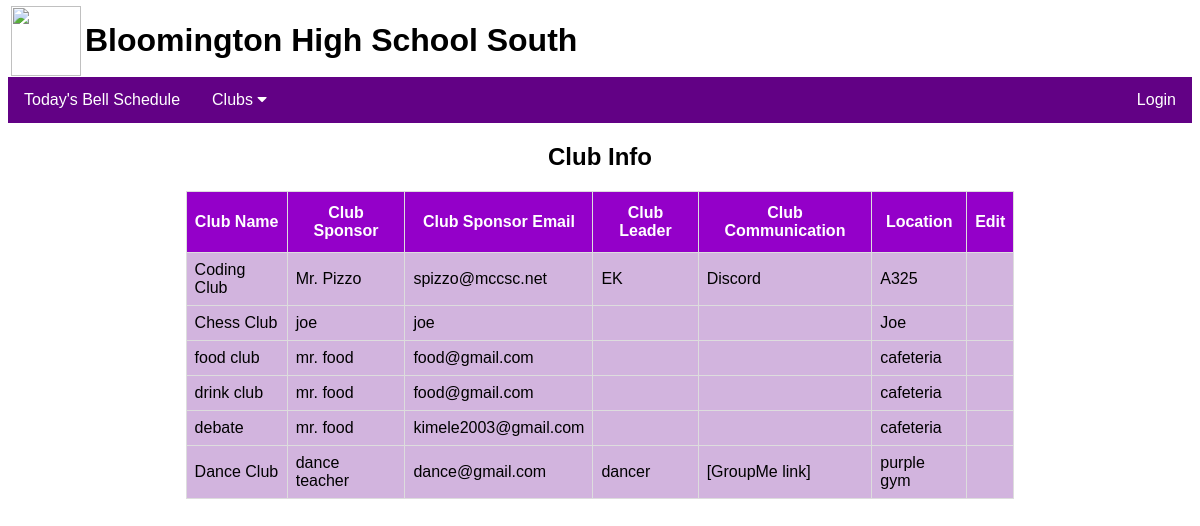
The page /displayclubinfo.php on the database as committed earlier.
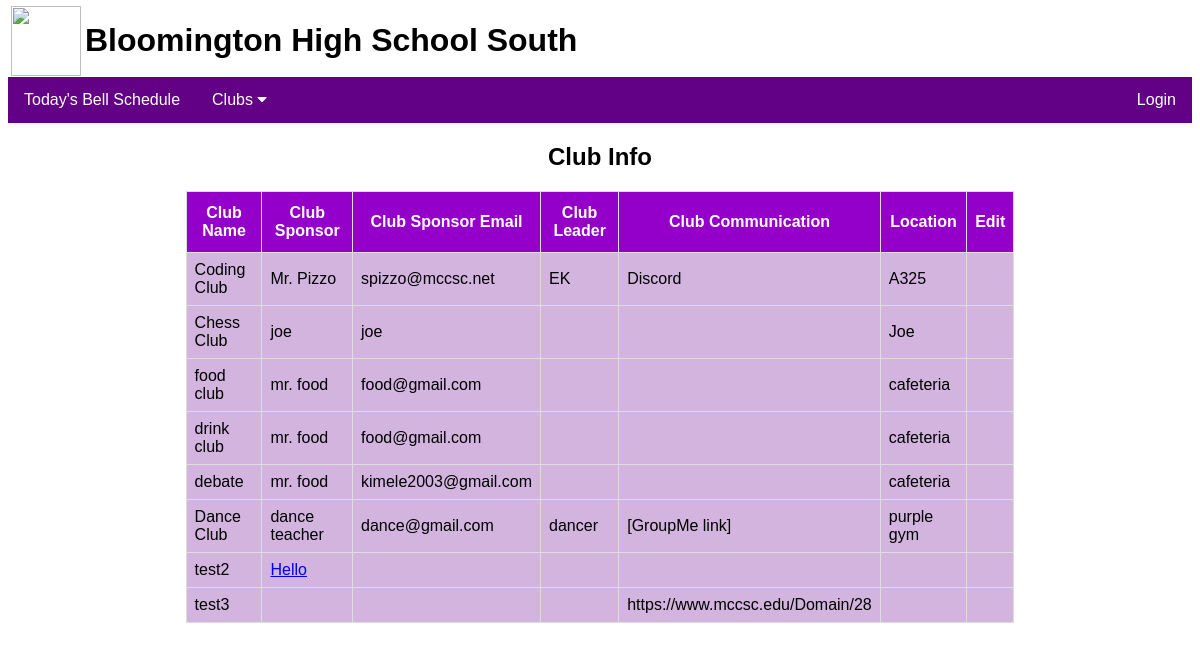
The same page on the database as committed later.
### tables this page shows
CREATE TABLE `introduce_responses` (
  `id` int(6) NOT NULL AUTO_INCREMENT,
  `clubname` varchar(30) NOT NULL,
  `clubsponsorname` varchar(30) NOT NULL,
  `clubsponsoremail` varchar(30) NOT NULL,
  `clubleadername` varchar(100) NOT NULL,
  `clubcommunication` varchar(100) NOT NULL,
  `clubmeetinglocation` varchar(30) NOT NULL,
  `clubmeetingdescription` varchar(100) NOT NULL,
  `clubpassword` varchar(255) NOT NULL,
  `role` varchar(30) NOT NULL,
  PRIMARY KEY (`id`),
  UNIQUE KEY `clubname` (`clubname`)
);

### displayclubinfo.php (the view, shortened to what this page needs)
<?php
include("includes/common.inc");
include("includes/db.inc");
?>
<h2 align=center>Club Info</h2>
<?php
$query = "SELECT * FROM introduce_responses WHERE role='club'";
$result = mysqli_query($dbconnector, $query);
if (mysqli_num_rows($result) > 0) {
  echo "<table id='meetings' border='1' align=center width='70%' bgcolor = '#D2B4DE'><tr>
  <th style=\"font-family: Arial, Helvetica, sans-serif;\">Club Name</th>
  <th style=\"font-family: Arial, Helvetica, sans-serif;\">Club Sponsor</th>
  <th style=\"font-family: Arial, Helvetica, sans-serif;\">Club Sponsor Email</th>
  <th style=\"font-family: Arial, Helvetica, sans-serif;\">Club Leader</th>
  <th style=\"font-family: Arial, Helvetica, sans-serif;\">Club Communication</th>
  <th style=\"font-family: Arial, Helvetica, sans-serif;\">Location</th>
  <th style=\"font-family: Arial, Helvetica, sans-serif;\">Edit</th>
  </tr>";
  while ($row = mysqli_fetch_assoc($result)) {
    echo "<tr>
    <td style=\"font-family: Arial, Helvetica, sans-serif;\">{$row['clubname']}</td>
    <td style=\"font-family: Arial, Helvetica, sans-serif;\">{$row['clubsponsorname']}</td>
    <td style=\"font-family: Arial, Helvetica, sans-serif;\">{$row['clubsponsoremail']}</td>
    <td style=\"font-family: Arial, Helvetica, sans-serif;\">{$row['clubleadername']}</td>
    <td style=\"font-family: Arial, Helvetica, sans-serif;\">{$row['clubcommunication']}</td>
    <td style=\"font-family: Arial, Helvetica, sans-serif;\">{$row['clubmeetinglocation']}</td>";
    if(isset($_SESSION['club-name']) and $row['clubname']==$_SESSION['club-name']){
        echo "<td style=\"font-family: Arial, Helvetica, sans-serif;\"><a href=\"editclubinfo.php?id={$row['id']}\">Edit</a></td>";
    } else {
        echo "<td style=\"font-family: Arial, Helvetica, sans-serif;\">&nbsp;</td>";
    }
    echo "</tr>";
  }
  echo "</table>";
}
?>
<?php
include("includes/footer.inc");
?>

Rows that differ between the two databases and show on the page:
added introduce_responses: clubname "test2", clubsponsorname "Hello"
added introduce_responses: clubname "test3", clubcommunication "https://www.mccsc.edu/Domain/28"
